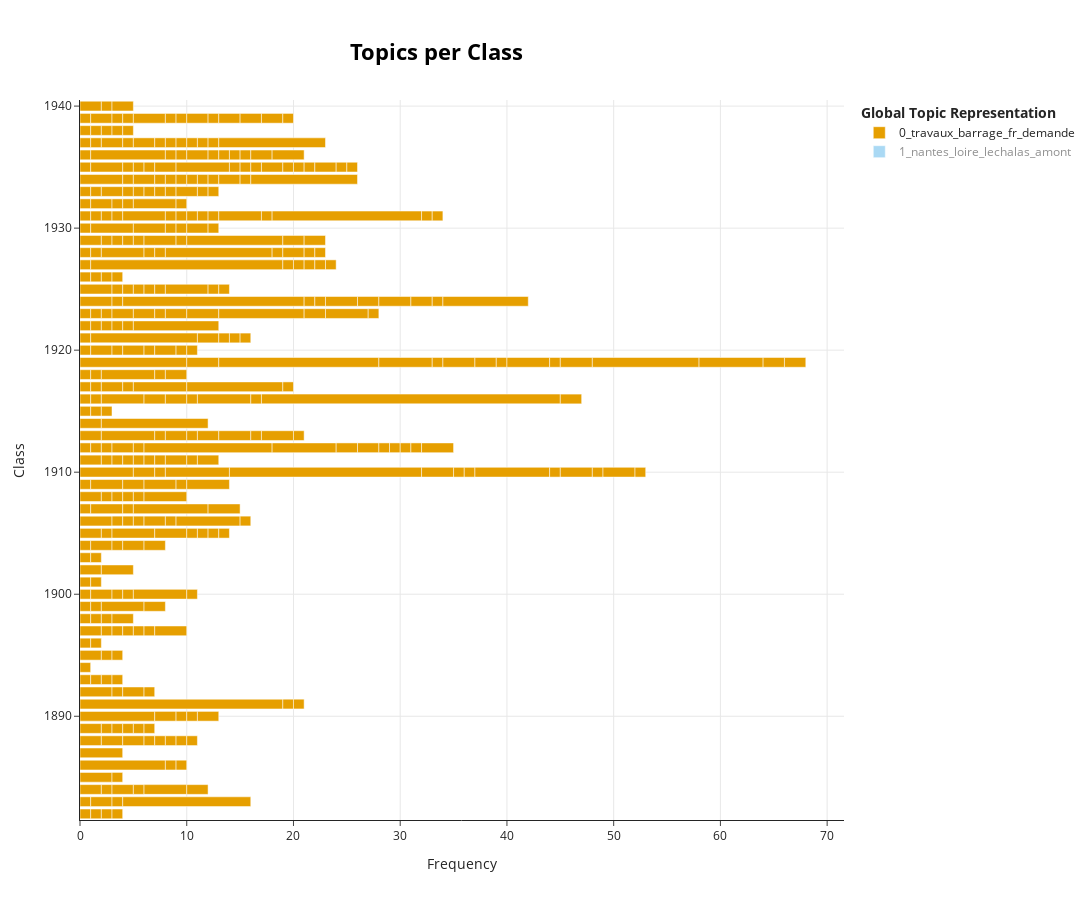

Notebook source saved alongside this figure:
### Markdown cell above
Tentative de nouvelle visualisation, il est ici possible de choisir les topics souhaités

### Code cell
topics_per_class_mot_cible = topic_model_mot_cible.topics_per_class(docs_mot_cible, classes=targets)
topics_per_class_mot_cible['Class'] = pd.to_datetime(topics_per_class_mot_cible['Class'])
topics_per_class_mot_cible['Class'] = topics_per_class_mot_cible['Class'].dt.year
fig_unsupervised_mot_cible = topic_model_mot_cible.visualize_topics_per_class(topics_per_class_mot_cible, top_n_topics=10)
fig_unsupervised_mot_cible

### Figure 1 — Plotly figure (JSON) as saved in the notebook; plotly's stock layout.template omitted (floating-point values rounded to 4 significant figures; data arrays with more than 128 entries replaced by an {"elided": "..."} marker saying what was removed)
{"data": [{"hoverinfo": "text", "hovertext": {"elided": "406 str values"}, "marker": {"color": "#E69F00"}, "name": "0_travaux_barrage_fr_demande", "orientation": "h", "type": "bar", "visible": true, "x": {"elided": "406 int values"}, "y": {"elided": "406 int values"}}, {"hoverinfo": "text", "hovertext": ["<b>Topic 1</b><br>Words: loire, compagnie, gilbert, laurent, nantes", "<b>Topic 1</b><br>Words: loire, nantes, art, landes, juin", "<b>Topic 1</b><br>Words: loire, authion, valle, nantes, bourguignon", "<b>Topic 1</b><br>Words: tudes, nantes, loire, travail, bassin", "<b>Topic 1</b><br>Words: nantes, loire, lechalas, amont, port", "<b>Topic 1</b><br>Words: loire, saumon, pcheurs, nantes, fleuve"], "marker": {"color": "#56B4E9"}, "name": "1_nantes_loire_lechalas_amont", "orientation": "h", "type": "bar", "visible": "legendonly", "x": [1, 1, 1, 1, 7, 1], "y": [1921, 1912, 1910, 1919, 1913, 1889]}], "layout": {"height": 900, "hoverlabel": {"bgcolor": "white", "font": {"family": "Rockwell", "size": 16}}, "legend": {"title": {"text": "<b>Global Topic Representation"}}, "title": {"font": {"color": "Black", "size": 22}, "text": "<b>Topics per Class</b>", "x": 0.4, "xanchor": "center", "y": 0.95, "yanchor": "top"}, "width": 1250, "xaxis": {"showgrid": true, "title": {"text": "Frequency"}}, "yaxis": {"showgrid": true, "title": {"text": "Class"}}}}
